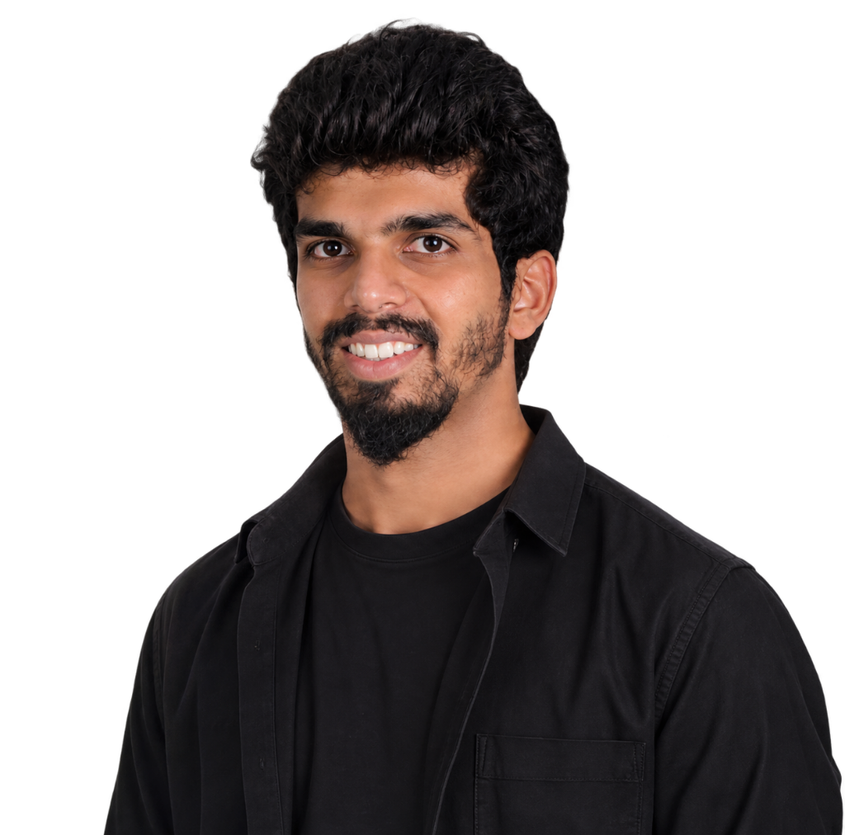
#> input picture assets/richard-portrait.png, 845 x 835 px, shrunk from 1024 x 1012 before the run, found by its file name
$ python analyze_portrait_crop.py
#> lines starting #> are read from the running program, lines starting #| are printed output that depends on the picture
from PIL import Image
import numpy as np

im = Image.open('assets/richard-portrait.png')
#> im is the input picture: PIL image 845x835 RGBA; mean R, G, B, A 25.4, 19.5, 18.4, 119.6
w, h = im.size
#> w = 845; h = 835
print(f"Dimensions: {w}x{h}")
#| Dimensions: 845x835

arr = np.array(im)
alpha = arr[:, :, 3]
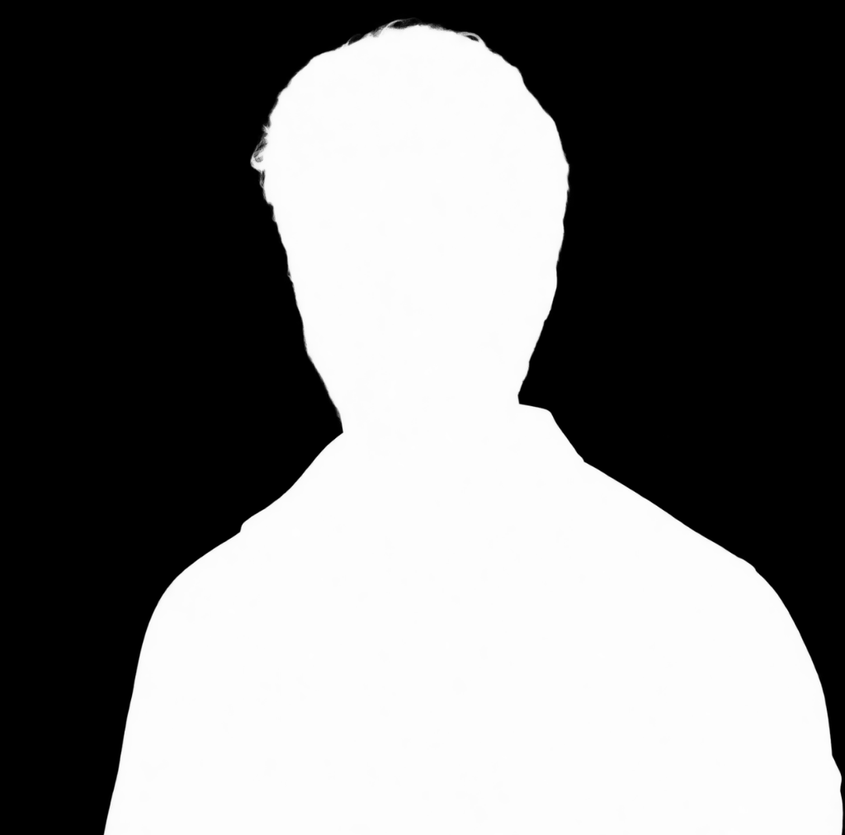
#> alpha: shape (835, 845); min 0, max 255, mean 119.6
print("Alpha channel shape:", alpha.shape)
#| Alpha channel shape: (835, 845)
print("Min alpha:", alpha.min(), "Max alpha:", alpha.max())
#| Min alpha: 0 Max alpha: 255

# Find vertical distribution of alpha
row_alpha = (alpha > 10).sum(axis=1)
#> row_alpha = 835 values, max 740 at index 833, min 0 at index 0, mean 402.9
non_empty_rows = np.where(row_alpha > 0)[0]
#> non_empty_rows = 818 values from 17 to 834
print(f"Non-empty rows: {non_empty_rows[0]} to {non_empty_rows[-1]}")
#| Non-empty rows: 17 to 834

col_alpha = (alpha > 10).sum(axis=0)
#> col_alpha = 845 values, max 817 at index 407, min 0 at index 0, mean 398.1
non_empty_cols = np.where(col_alpha > 0)[0]
#> non_empty_cols = 741 values from 103 to 843
print(f"Non-empty cols: {non_empty_cols[0]} to {non_empty_cols[-1]}")
#| Non-empty cols: 103 to 843

# Crop to non-empty bounding box
crop_box = (non_empty_cols[0], non_empty_rows[0], non_empty_cols[-1] + 1, non_empty_rows[-1] + 1)
#> crop_box = (103, 17, 844, 835)
print("Tightly cropped box:", crop_box)
#| Tightly cropped box: (103, 17, 844, 835)
cropped = im.crop(crop_box)
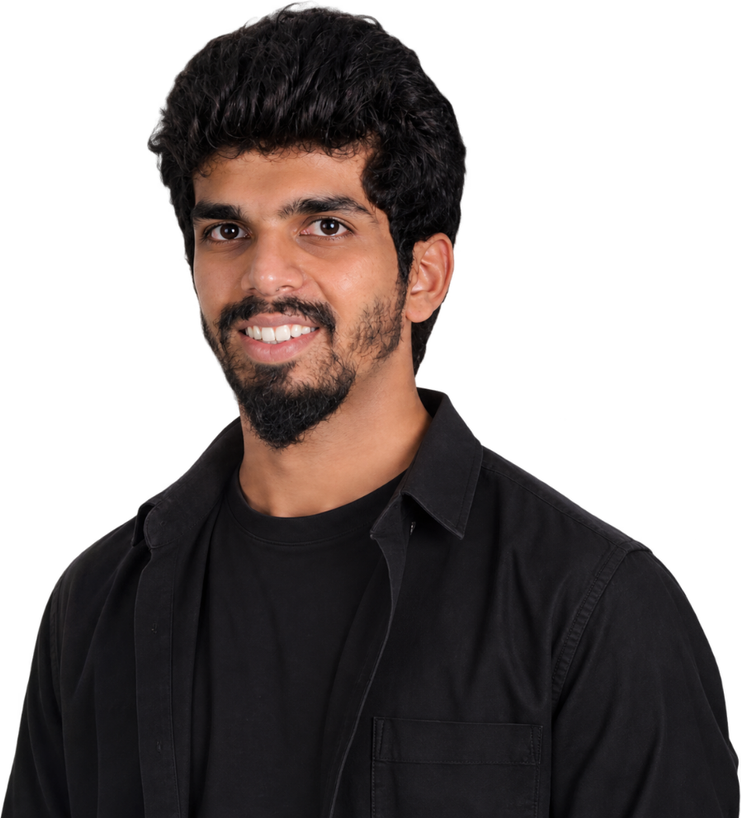
#> cropped: PIL image 741x818 RGBA; mean R, G, B, A 29.6, 22.6, 21.4, 139.2; transparent parts drawn white
print("Cropped size:", cropped.size)
#| Cropped size: (741, 818)
